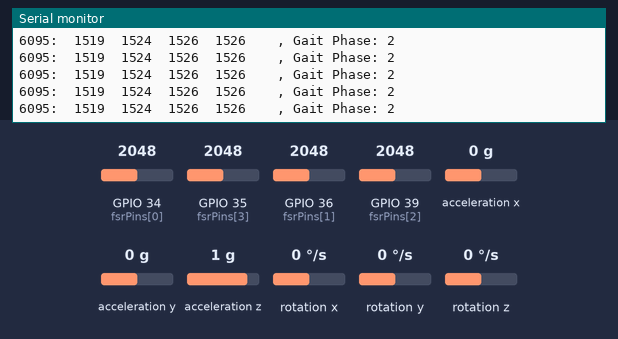
Bench run of a sketch on a simulated ESP32. Shown: the last lines printed to the serial monitor. Inputs (shaded band) come from the test bench; at power-on: GPIO 34 (fsrPins[0]) = 2048, GPIO 35 (fsrPins[3]) = 2048, GPIO 36 (fsrPins[1]) = 2048, GPIO 39 (fsrPins[2]) = 2048, acceleration x 0 g, acceleration y 0 g, acceleration z 1 g, rotation x 0 °/s, rotation y 0 °/s, rotation z 0 °/s. No CAN messages arrive unless stated.

Above: at 1.7 s.
1.8 s: GPIO 34 (fsrPins[0]) set to 2866
At 2.5 s:
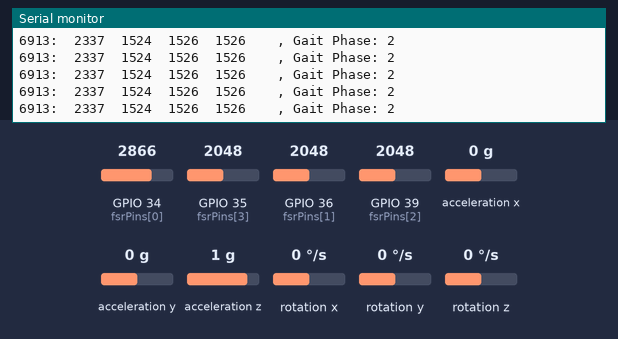
3.3 s: GPIO 35 (fsrPins[3]) set to 2866
At 3.9 s:
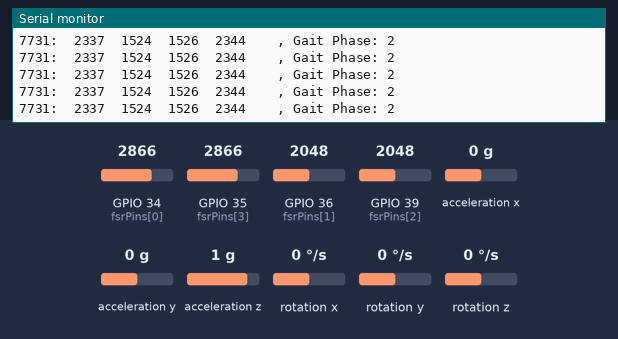
4.8 s: GPIO 36 (fsrPins[1]) set to 2866
At 5.8 s:
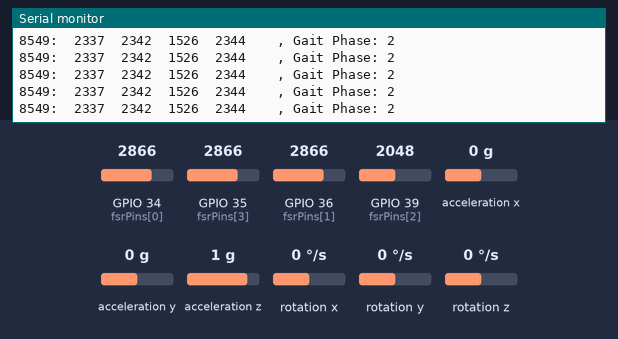
6.3 s: GPIO 39 (fsrPins[2]) set to 2866
At 6.9 s:
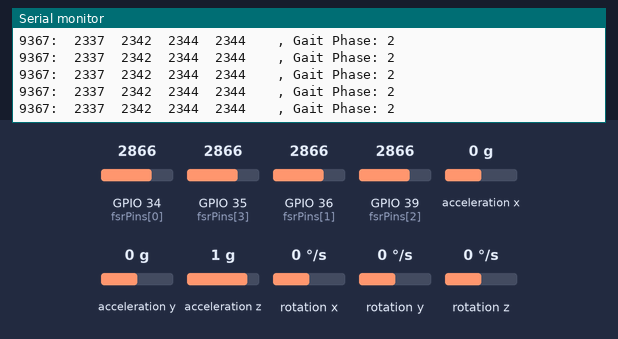
7.8 s: GPIO 34 (fsrPins[0]) set to 1228
At 8.9 s:
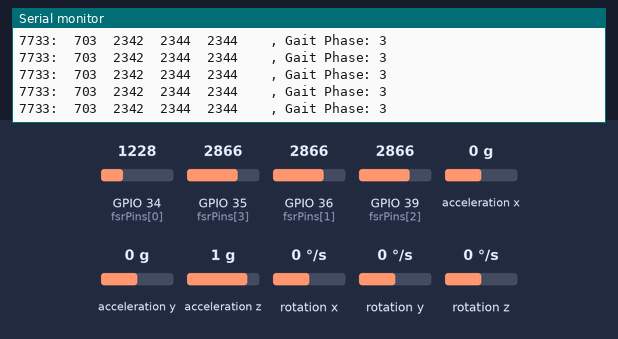
10.8 s: GPIO 35 (fsrPins[3]) set to 3972
At 11.3 s:
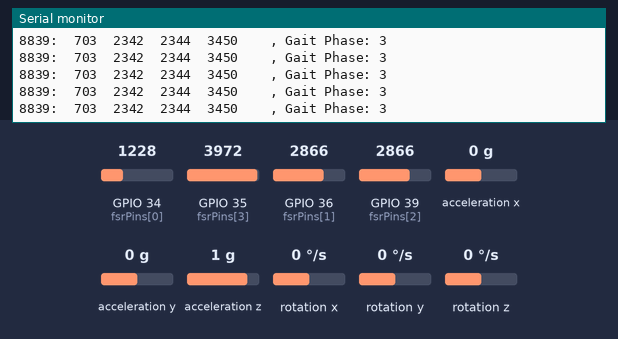
Timing chart, 0 to 13.3 s (numbered marks = the images above; inputs shaded):
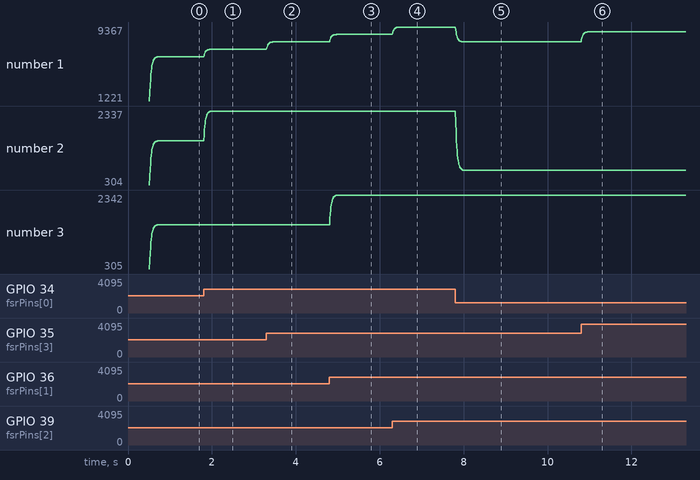

The sketch:

shank_CAN.ino
```cpp
//code reads shank angle, fsr values, filters them, estimates gait phase based on proportions, and sends time, fsr values, gait phase and shank angle to the thigh
//changes to make: need not send fsr values, estimate grf and send
#include "var.h"

void setup() {
  Serial.begin(115200);
  for (int i = 0; i < numFsrs; i++) {
    pinMode(fsrPins[i], INPUT);
  }
  Wire.begin();
  IMU_initialize();
  CAN_initialize();
  driver_installed= true;

}

void loop() {
  bool FSR_swing = checkBelowThreshold(25, 10);

  applyLowPassFilter(fsrValues, lowPassValues, ALPHA);

  calculateCoP(lowPassValues);
  detectFSRPhase(lowPassValues);
  send.gaitphase=gaitPhase;
  IMU_update();

  send.time = millis();
  send.shankAngle = angleY-90;

  send.fsr1=lowPassValues[0];
  send.fsr2=lowPassValues[1];
  send.fsr3=lowPassValues[2];
  send.fsr4=lowPassValues[3];

  // Serial.print("Time: ");
  // Serial.print(send.time);
  // Serial.print(" , Shank angle: ");
  // Serial.print(send.shankAngle);
  int sum_fsrs = send.fsr1+send.fsr2+send.fsr3+send.fsr4;
  Serial.print(sum_fsrs);Serial.print(":  ");
  Serial.print(send.fsr1);Serial.print("  ");
  Serial.print(send.fsr2);Serial.print("  ");
  Serial.print(send.fsr3);Serial.print("  ");
  Serial.print(send.fsr4);Serial.print("  ");
  Serial.print("  , Gait Phase: ");
  Serial.println(gaitPhase);
// delay(50);
  pack_cmd();

}
```

functions.ino
```cpp
void IMU_initialize(){
  //initialize device
  Serial.println(F("Initializing I2C devices..."));
  mpu.initialize();
  pinMode(INTERRUPT_PIN, INPUT);

  //verify connection
  Serial.println(F("Testing device connections..."));
  Serial.println(mpu.testConnection() ? F("MPU6050 connection successful") : F("MPU6050 connection failed"));

  Serial.println(F("Initializing DMP..."));
  devStatus = mpu.dmpInitialize();

  if(devStatus==0){
    // mpu.CalibrateAccel(15);
    // mpu.CalibrateGyro(15);
    mpu.setXAccelOffset(mpuOffsets[0]);
    mpu.setYAccelOffset(mpuOffsets[1]);
    mpu.setZAccelOffset(mpuOffsets[2]);
    mpu.setXGyroOffset(mpuOffsets[3]);
    mpu.setYGyroOffset(mpuOffsets[4]);
    mpu.setZGyroOffset(mpuOffsets[5]);

    mpu.PrintActiveOffsets();
    mpu.setDMPEnabled(true);
    Serial.print(digitalPinToInterrupt(INTERRUPT_PIN));
    int mpuIntStatus = mpu.getIntStatus();
    dmpReady = true;
  } else{
    Serial.print(F("DMP Initialization failed (code "));
    Serial.print(devStatus);
    Serial.println(")");
  }
}

void dmpDataReady() {
  mpuInterrupt = true;
}

void IMU_update(){
  if (!dmpReady) {
    Serial.print("h");
    devStatus = mpu.dmpInitialize();
    if(devStatus==0)
      dmpReady=true;
  }
  // read a packet from FIFO
  if (mpu.dmpGetCurrentFIFOPacket(fifoBuffer)) { // Get the Latest packet
      // display Euler angles in degrees
      mpu.dmpGetQuaternion(&q, fifoBuffer);
      mpu.dmpGetGravity(&gravity, &q);
      mpu.dmpGetYawPitchRoll(ypr, &q, &gravity);
      mpu.dmpGetGyro(&av, fifoBuffer);
  }
  angleX=ypr[2] * 180/M_PI;
  angleY=ypr[1] * 180/M_PI;
  currentTime = millis();
}

bool checkBelowThreshold(float threshold, float min){
  bool allBelowThreshold = true;
  for(int i = 0; i < numFsrs; i++) {
    fsrValues[i] = readFSR(fsrPins[i]) - fsrOffsets[i]; // Subtract offset
    if (fsrValues[i] < min) {
      fsrValues[i] = min; // Ensure values are not less than threshold
    }
    if (fsrValues[i] >= threshold) {
      allBelowThreshold = false;
    }
  }
  return allBelowThreshold;
}


int readFSR(int pin) {
  int value = analogRead(pin);
  return (value < 10) ? 10 : value; // Set values less than 10 to 10
}

void applyLowPassFilter(int *values, int *lowPassValues, float alpha) {
  for (int i = 0; i < numFsrs; i++) {
    lowPassValues[i] = round(alpha * (values[i]) + (1 - alpha) * lowPassValues[i]);
  }
}

void calculateCoP(int *values) {
  float sumF = 0; CoPx = 0; CoPy = 0;
  for (int i = 0; i < numFsrs; i++) {
    sumF += values[i];
    CoPx += values[i] * coords[i][0];
    CoPy += values[i] * coords[i][1];
  }
  if (sumF != 0) {
    CoPx /= sumF;
    CoPy /= sumF;
  }
  else {
    CoPx = 0;
    CoPy = 0;
  }
  CoPx = round(CoPx * 10) / 10.0;
  CoPy = round(CoPy * 10) / 10.0;
}

void detectFSRPhase(int *values) {
  float totalForce = 0;
  float proportions[numFsrs];

  for (int i = 0; i < numFsrs; i++) {
    totalForce += values[i];
  }

  for (int i = 0; i < numFsrs; i++) {
    proportions[i] = values[i] / totalForce;
  }

  if (totalForce < 80 ) {
    gaitPhase = 4;  // Swing Phase
    CoPx=0;CoPy=0;
  }
  else
  {
    if(gaitPhase == 3 && proportions[3]+proportions[2]<0.55){
      gaitPhase=2;
    }
    else if(gaitPhase == 2 && proportions[0]>0.6){//0.85
      gaitPhase=1;
    }
    else {
      // Conditions for Heel Strike, Mid Stance, Toe Off
        if (proportions[0] > 0.6) {  // FSR2 (Heel)
          gaitPhase = 1;  // Heel Strike
        }
        else if (proportions[3]+proportions[2]>0.6){//(proportions[3] > 0.3 && proportions[2]>0.3) {  // FSR4 (Toe)
          gaitPhase = 3;  // Toe Off
        }
        else {
          gaitPhase = 2;  // Mid Stance / Flat Foot
        }
      }
  }
}


void CAN_initialize(){
  //CAN setup
  twai_general_config_t g_config = TWAI_GENERAL_CONFIG_DEFAULT((gpio_num_t)TX_PIN, (gpio_num_t)RX_PIN, TWAI_MODE_NORMAL);
  twai_timing_config_t t_config = TWAI_TIMING_CONFIG_1MBITS();
  twai_filter_config_t f_config = TWAI_FILTER_CONFIG_ACCEPT_ALL();
  if (twai_driver_install(&g_config, &t_config, &f_config) == ESP_OK) {
    Serial.println("Driver installed");
  } else {
    Serial.println("Failed to install driver");
    return;
  }

  if (twai_start() == ESP_OK) {
    Serial.println("Driver started");
  } else {
    Serial.println("Failed to start driver");
    return;
  }

  uint32_t alerts_to_enable = TWAI_ALERT_TX_IDLE | TWAI_ALERT_TX_SUCCESS | TWAI_ALERT_TX_FAILED | TWAI_ALERT_ERR_PASS | TWAI_ALERT_BUS_ERROR;
  if (twai_reconfigure_alerts(alerts_to_enable, NULL) == ESP_OK) {
    Serial.println("CAN Alerts reconfigured");
  } else {
    Serial.println("Failed to reconfigure alerts");
    return;
  }
}


void send_message(uint32_t identifier, uint8_t *data, uint8_t data_length) {
  twai_message_t message;
  message.identifier = identifier;
  message.data_length_code = data_length;

  for (int i = 0; i < data_length; i++) {
    message.data[i] = data[i];
  }

  if (twai_transmit(&message, pdMS_TO_TICKS(1000)) == ESP_OK) {
    //Serial.println("Message queued for transmission");
  }
  // else if (twai_transmit(&message, pdMS_TO_TICKS(1000)) == ESP_ERR_TIMEOUT) {
  //   CAN_initialize();
  // }
   else {
    Serial.println("Failed to queue message for transmission");
  }
}

void pack_cmd() {
  byte data[8];
  // Pack ints into the CAN buffer
  data[0] = send.time & 0xFF;
  data[1] = (send.time >> 8) & 0xFF;
  data[2] = (send.time >> 16) & 0xFF;
  data[3] = send.gaitphase;
  // data[0] = 0;
  // data[1] = 0;
  // data[2] = 0;
  int shankSend = round((send.shankAngle*100));
  if(shankSend<0)
  {
    shankSend=65535+shankSend;
  }
  data[4] = shankSend & 0xFF;
  data[5] = (shankSend >>8) & 0xFF;
  // data[4] = 0;
  // data[5] = 0;
  data[6]= 0;
  data[7]= 0;

  send_message(0x02, data, 8);

  byte data_fsr[8];
  data_fsr[0]= send.fsr1 & 0xFF;
  data_fsr[1]= (send.fsr1 >> 8) & 0xFF;

  data_fsr[2]= send.fsr2 & 0xFF;
  data_fsr[3]= (send.fsr2 >> 8) & 0xFF;

  data_fsr[4]= send.fsr3 & 0xFF;
  data_fsr[5]= (send.fsr3 >> 8) & 0xFF;

  data_fsr[6]= send.fsr3 & 0xFF;
  data_fsr[7]= (send.fsr3 >> 8) & 0xFF;

  send_message(0x03,data_fsr,8);
}
```

var.h
```cpp
#include <esp_now.h>
#include <WiFi.h>
#include <Wire.h>
#include "I2Cdev.h"
#include "MPU6050_6Axis_MotionApps20.h"
#include "driver/twai.h"

#define RX_PIN 19
#define TX_PIN 18
static bool driver_installed = false;

const int fsrPins[] = {34, 36, 39, 35};//make 34 heel, 35 side lower, 36 side upper, 39 ball
const int numFsrs = 4;
const float ALPHA = 0.2; //lowpass filter constant
const float alpha_imu = 0.98; //complementary filter const
float shank=0;
int lowPassValues[numFsrs] = {0, 0, 0, 0};
int fsrOffsets[numFsrs] = {527, 522, 520, 520};//{494,496,495,494};//{530,577,582,574};
int mpuOffsets[6] = {664,	-156,	736, -276, -183, -144};
int16_t gyroXOffset ;
int16_t gyroYOffset ;
int16_t gyroZOffset ;


float shankAngle = 0;
float angleXOffset=0;

int gaitPhase=2;

int fsrValues[numFsrs];
float CoPx;
float CoPy;
unsigned long currentTime;

float coords[][2] = {
  {-2, 12.6},
  {-4.6, 3.4},
  {-1.5, 7.2},
  {-7.5, 18.0}
};

typedef struct struct_message {
  int time;
  int gaitphase;
  float shankAngle;
  int fsr1;
  int fsr2;
  int fsr3;
  int fsr4;
} struct_message;

struct_message send;


MPU6050 mpu;

#define INTERRUPT_PIN 2  // use pin 2 on Arduino Uno & most boards

bool dmpReady = false;  // set true if DMP init was successful
uint8_t mpuIntStatus;   // holds actual interrupt status byte from MPU
uint8_t devStatus;      // return status after each device operation (0 = success, !0 = error)
uint16_t fifoCount;     // count of all bytes currently in FIFO
uint8_t fifoBuffer[64]; // FIFO storage buffer

// orientation/motion vars
Quaternion q;           // [w, x, y, z]         quaternion container
VectorInt16 av;         // [x, y, z]            accel sensor measurements
VectorFloat gravity;    // [x, y, z]            gravity vector
float ypr[3];           // [yaw, pitch, roll]   yaw/pitch/roll container and gravity vector

volatile bool mpuInterrupt = false;     // indicates whether MPU interrupt pin has gone high

//MPU6050 mpu6050(Wire);
float angleX = 0;
float angleY = 0;
```

Measured:
- after the input at 1.8 s, the serial monitor: prints a new line at once (image 1)
- after the input at 3.3 s, the serial monitor: prints a new line at once (image 2)
- after the input at 4.8 s, the serial monitor: prints a new line at once (image 3)
- after the input at 6.3 s, the serial monitor: prints a new line at once (image 4)
- after the input at 7.8 s, the serial monitor: prints a new line at once (image 5)
- after the input at 10.8 s, the serial monitor: prints a new line at once (image 6)
- plotted number 1: 6095 → 6913 after the input at 1.8 s, 6913 → 7731 after the input at 3.3 s, 7731 → 8549 after the input at 4.8 s, 8549 → 9367 after the input at 6.3 s, 9367 → 7733 after the input at 7.8 s
- plotted number 2: 1519 → 2337 after the input at 1.8 s, 2337 → 703 after the input at 7.8 s
